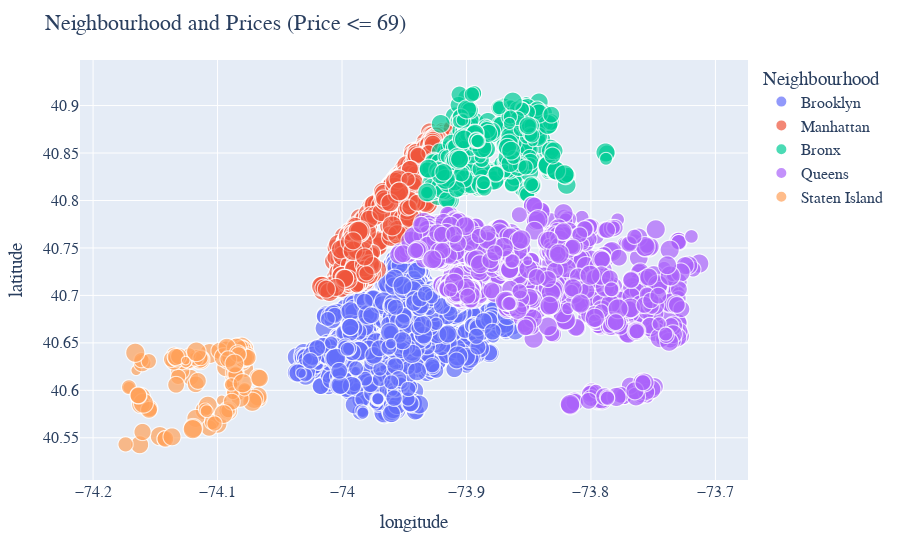

The code cell stored with this chart in its notebook:
### Code cell
import plotly.express as px

fig = px.scatter(df[df.price<=69], x="longitude", y="latitude", color="neighbourhood_group",
                 size="price")
fig.update_layout(title="Neighbourhood and Prices (Price <= 69)",
                  legend_title="Neighbourhood",
                  font=dict(
                      family="Helvetica",
                      size=16,
                  ))
fig.show()

### Figure 1 — Plotly figure (JSON) as saved in the notebook; plotly's stock layout.template omitted (floating-point values rounded to 4 significant figures; data arrays with more than 128 entries replaced by an {"elided": "..."} marker saying what was removed)
{"data": [{"hovertemplate": "neighbourhood_group=Brooklyn<br>longitude=%{x}<br>latitude=%{y}<br>price=%{marker.size}<extra></extra>", "legendgroup": "Brooklyn", "marker": {"color": "#636efa", "size": {"elided": "6572 int values"}, "sizemode": "area", "sizeref": 0.1725, "symbol": "circle"}, "mode": "markers", "name": "Brooklyn", "showlegend": true, "type": "scattergl", "x": {"elided": "6572 float values"}, "xaxis": "x", "y": {"elided": "6572 float values"}, "yaxis": "y"}, {"hovertemplate": "neighbourhood_group=Manhattan<br>longitude=%{x}<br>latitude=%{y}<br>price=%{marker.size}<extra></extra>", "legendgroup": "Manhattan", "marker": {"color": "#EF553B", "size": {"elided": "2514 int values"}, "sizemode": "area", "sizeref": 0.1725, "symbol": "circle"}, "mode": "markers", "name": "Manhattan", "showlegend": true, "type": "scattergl", "x": {"elided": "2514 float values"}, "xaxis": "x", "y": {"elided": "2514 float values"}, "yaxis": "y"}, {"hovertemplate": "neighbourhood_group=Bronx<br>longitude=%{x}<br>latitude=%{y}<br>price=%{marker.size}<extra></extra>", "legendgroup": "Bronx", "marker": {"color": "#00cc96", "size": {"elided": "574 int values"}, "sizemode": "area", "sizeref": 0.1725, "symbol": "circle"}, "mode": "markers", "name": "Bronx", "showlegend": true, "type": "scattergl", "x": {"elided": "574 float values"}, "xaxis": "x", "y": {"elided": "574 float values"}, "yaxis": "y"}, {"hovertemplate": "neighbourhood_group=Queens<br>longitude=%{x}<br>latitude=%{y}<br>price=%{marker.size}<extra></extra>", "legendgroup": "Queens", "marker": {"color": "#ab63fa", "size": {"elided": "2549 int values"}, "sizemode": "area", "sizeref": 0.1725, "symbol": "circle"}, "mode": "markers", "name": "Queens", "showlegend": true, "type": "scattergl", "x": {"elided": "2549 float values"}, "xaxis": "x", "y": {"elided": "2549 float values"}, "yaxis": "y"}, {"hovertemplate": "neighbourhood_group=Staten Island<br>longitude=%{x}<br>latitude=%{y}<br>price=%{marker.size}<extra></extra>", "legendgroup": "Staten Island", "marker": {"color": "#FFA15A", "size": {"elided": "162 int values"}, "sizemode": "area", "sizeref": 0.1725, "symbol": "circle"}, "mode": "markers", "name": "Staten Island", "showlegend": true, "type": "scattergl", "x": {"elided": "162 float values"}, "xaxis": "x", "y": {"elided": "162 float values"}, "yaxis": "y"}], "layout": {"font": {"family": "Helvetica", "size": 16}, "legend": {"itemsizing": "constant", "title": {"text": "Neighbourhood"}, "tracegroupgap": 0}, "margin": {"t": 60}, "title": {"text": "Neighbourhood and Prices (Price <= 69)"}, "xaxis": {"anchor": "y", "domain": [0, 1], "title": {"text": "longitude"}}, "yaxis": {"anchor": "x", "domain": [0, 1], "title": {"text": "latitude"}}}}
